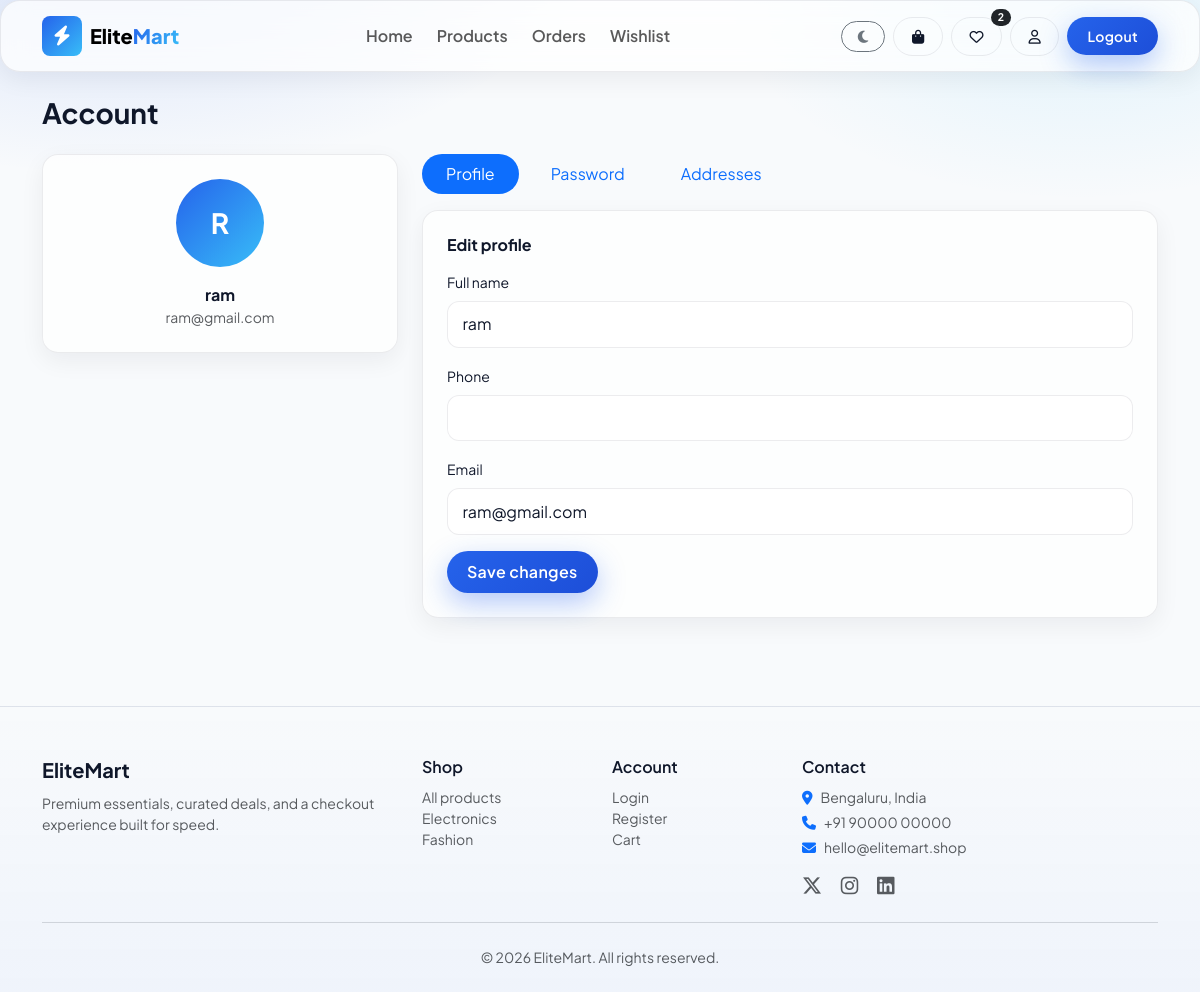
/profile (signed in), run on the app's committed database.
### tables this page shows
CREATE TABLE users (
            id INTEGER PRIMARY KEY AUTOINCREMENT,
            username TEXT NOT NULL UNIQUE,
            email TEXT NOT NULL UNIQUE,
            password_hash TEXT NOT NULL,
            full_name TEXT,
            phone TEXT,
            is_admin INTEGER DEFAULT 0,
            theme_pref TEXT DEFAULT 'light',
            created_at TEXT DEFAULT (datetime('now'))
        );

### app.py (the view, shortened to what this page needs)
@app.route("/profile", methods=["GET", "POST"])
@login_required
def profile():
    uid = current_user_id()
    user = query_one("SELECT * FROM users WHERE id = ?", (uid,))
    addresses = query_all(
        "SELECT * FROM addresses WHERE user_id = ? ORDER BY is_default DESC, id DESC",
        (uid,),
    )
    return render_template("profile.html", user=user, addresses=addresses)

### app.py (called while the page is built)
def get_db():
    if "db" not in g:
        g.db = sqlite3.connect(DATABASE)
        g.db.row_factory = sqlite3.Row
    return g.db

def query_one(sql, args=()):
    return get_db().execute(sql, args).fetchone()

def query_all(sql, args=()):
    return get_db().execute(sql, args).fetchall()

def current_user_id():
    return session.get("user_id")

def login_required(f):
    @wraps(f)
    def wrapped(*args, **kwargs):
        if not current_user_id():
            flash("Please sign in to continue.", "warning")
            return redirect(url_for("login", next=request.path))
        return f(*args, **kwargs)
    return wrapped

### templates/profile.html (shortened to what this page needs)
{% extends "base.html" %}
{% block content %}
<div class="container py-4 section-fade">
  <h1 class="h3 fw-bold mb-4">Account</h1>
  <div class="row g-4">
    <div class="col-lg-4">
      <div class="glass p-4 rounded-4 text-center">
        <div class="rounded-circle mx-auto mb-3 d-flex align-items-center justify-content-center text-white fw-bold fs-3"
             style="width:88px;height:88px;background:linear-gradient(135deg,#2563eb,#38bdf8);">
          {{ (user.full_name or user.username)[0]|upper }}
        </div>
        <div class="fw-bold">{{ user.full_name or user.username }}</div>
        <div class="small text-muted">{{ user.email }}</div>
      </div>
    </div>
    <div class="col-lg-8">
      <ul class="nav nav-pills mb-3 gap-2 flex-wrap" id="profileTabs" role="tablist">
        <li class="nav-item"><button class="nav-link active rounded-pill px-4" data-bs-toggle="pill" data-bs-target="#tabProfile" type="button">Profile</button></li>
        <li class="nav-item"><button class="nav-link rounded-pill px-4" data-bs-toggle="pill" data-bs-target="#tabPass" type="button">Password</button></li>
        <li class="nav-item"><button class="nav-link rounded-pill px-4" data-bs-toggle="pill" data-bs-target="#tabAddr" type="button">Addresses</button></li>
      </ul>
      <div class="tab-content">
        <div class="tab-pane fade show active glass p-4 rounded-4" id="tabProfile">
          <h2 class="h6 fw-bold mb-3">Edit profile</h2>
          <form method="post">
            <div class="mb-3">
              <label class="form-label small">Full name</label>
              <input type="text" name="full_name" class="form-control" value="{{ user.full_name or '' }}">
            </div>
            <div class="mb-3">
              <label class="form-label small">Phone</label>
              <input type="text" name="phone" class="form-control" value="{{ user.phone or '' }}">
            </div>
            <div class="mb-3">
              <label class="form-label small">Email</label>
              <input type="email" name="email" class="form-control" value="{{ user.email }}">
            </div>
            <button type="submit" class="btn btn-brand">Save changes</button>
          </form>
        </div>
      </div>
    </div>
  </div>
</div>
{% endblock %}

### static/css/main.css (style rules this page uses)
:root { --brand: #2563eb; --brand-2: #1d4ed8; --accent: #38bdf8; --bg: #f8fafc; --surface: rgba(255, 255, 255, 0.72); --text: #0f172a; --muted: #64748b; --border: rgba(15, 23, 42, 0.08); --shadow: 0 18px 50px rgba(15, 23, 42, 0.08); --shadow-sm: 0 8px 24px rgba(15, 23, 42, 0.06); --radius: 1rem; --radius-lg: 1.25rem; --nav-h: 72px; }
*, *::before, *::after { box-sizing: border-box; }
html { scroll-behavior: smooth; }
body { font-family: "Plus Jakarta Sans", system-ui, -apple-system, sans-serif; background: var(--bg); color: var(--text); min-height: 100vh; transition: background 0.35s ease, color 0.35s ease; }
body::before { content: ""; position: fixed; inset: 0; z-index: -2; background: radial-gradient(900px 500px at 10% -10%, rgba(37, 99, 235, 0.18), transparent 55%), radial-gradient(700px 400px at 90% 0%, rgba(56, 189, 248, 0.12), transparent 50%), var(--bg); pointer-events: none; }
.glass { background: var(--surface); backdrop-filter: blur(14px); -webkit-backdrop-filter: blur(14px); border: 1px solid var(--border); box-shadow: var(--shadow-sm); border-radius: var(--radius-lg); }
.btn-brand { background: linear-gradient(135deg, var(--brand), var(--brand-2)); border: none; color: #fff !important; padding: 0.55rem 1.25rem; border-radius: 999px; font-weight: 600; letter-spacing: 0.02em; transition: transform 0.2s ease, box-shadow 0.25s ease, filter 0.2s ease; box-shadow: 0 10px 28px rgba(37, 99, 235, 0.35); }
.section-fade { opacity: 0; transform: translateY(22px); transition: opacity 0.65s ease, transform 0.65s ease; }
.section-fade.visible { opacity: 1; transform: translateY(0); }
.form-control, .form-select { border-radius: 0.75rem; padding: 0.65rem 0.9rem; border: 1px solid var(--border); background: var(--surface); color: var(--text); }

### data on the page
users: full_name "R", full_name "ram", email "ram@gmail.com"

### other printed values
{{ wish_count }} "2"
